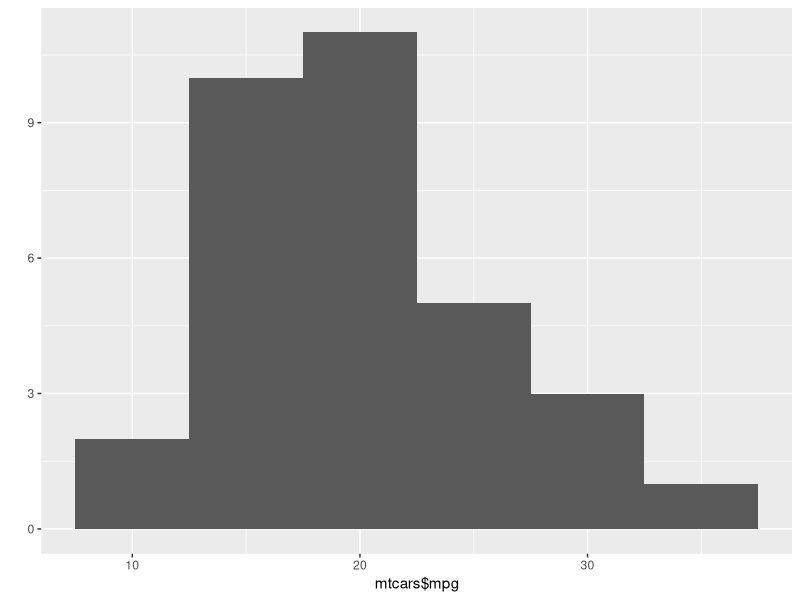
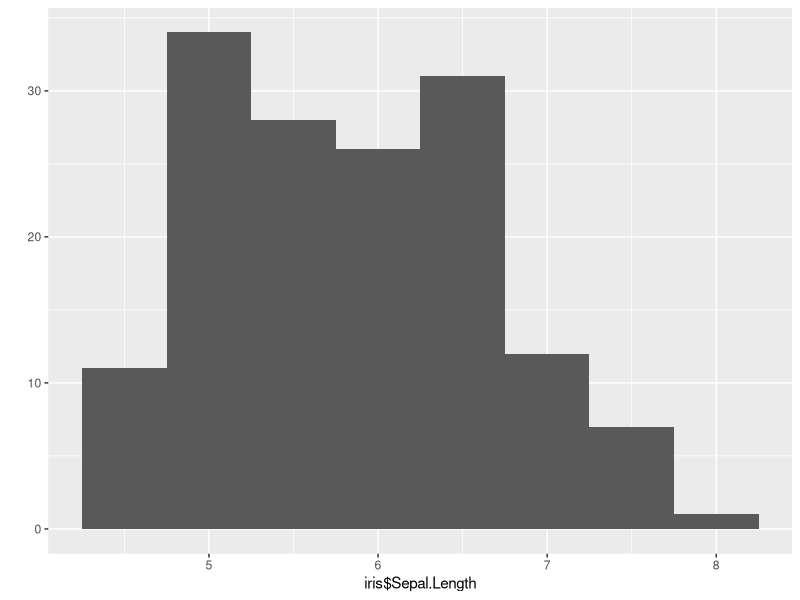

The R source for these figures, in order:
#******************************
# FastCampus lecture05
# basic
# jangsea.park@gmail.com
# 2015-06-21
#******************************

# load packages -----------------------------------------------------------

library(ggplot2)

# factor ------------------------------------------------------------------

grade <- c('A', 'B', 'C', 'D', 'F')
grades <- sample(grade, 50, replace=T)

grades1 <- factor(grades)
grades1
class(grades1)

grades2 <- factor(grades, levels=rev(grade), ordered = T)
grades2
class(grades2)

# frequency table ---------------------------------------------------------

?mtcars
str(mtcars)
View(mtcars)

# frequency table
mtcars$cyl
table(mtcars$cyl)
table(mtcars$mpg)

# histogram
qplot(mtcars$mpg, binwidth=5)
qplot(iris$Sepal.Length, binwidth=.5)
